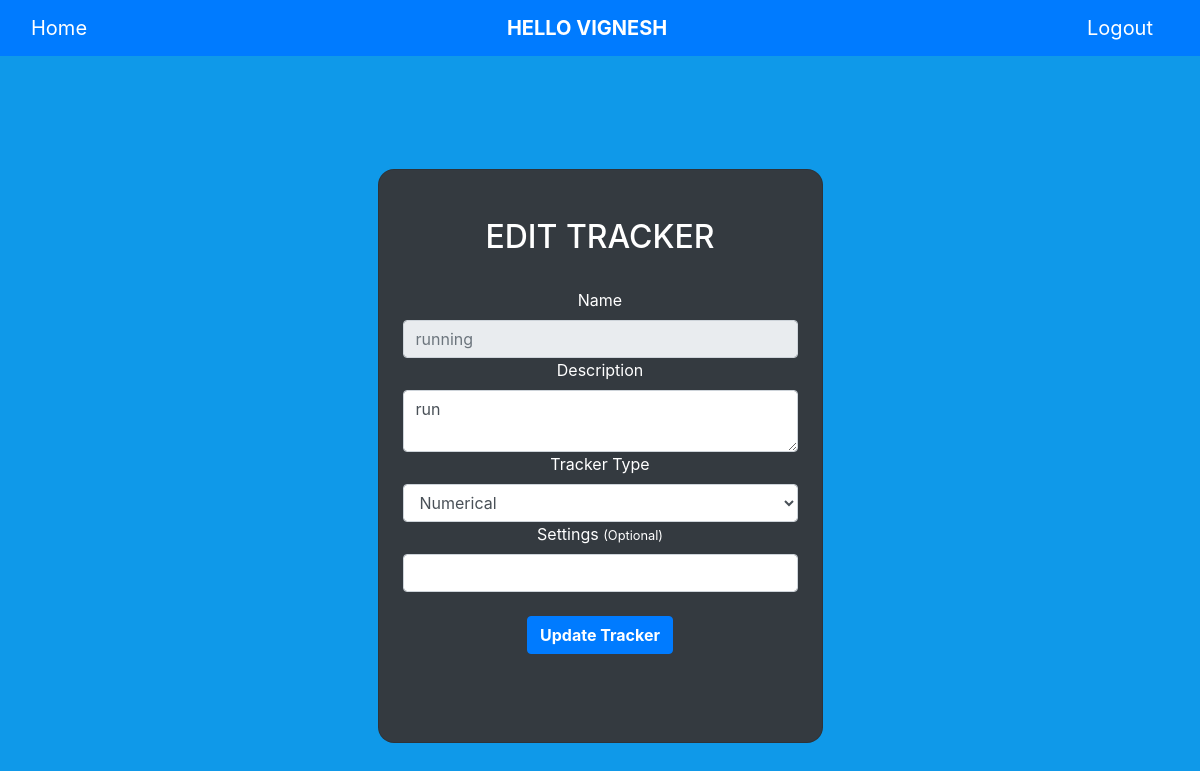
Screenshot of /edit-tracker/1 (signed in) with the database file from the repository.
### main.py (models this page shows, shortened)
class User(UserMixin, db.Model):
    id = db.Column(db.Integer, primary_key=True)
    username = db.Column(db.String(60), index=True, unique=True)
    email = db.Column(db.String(120), index=True, unique=True)
    password_hash = db.Column(db.String(128))
    trackers = db.relationship('Tracker')

class Tracker(db.Model):
    t_id = db.Column(db.Integer, primary_key=True)
    name = db.Column(db.String(60))
    description = db.Column(db.String(150))
    type = db.Column(db.String(60))
    settings = db.Column(db.String(60))
    log = db.relationship('Log')
    user_id = db.Column(db.Integer, db.ForeignKey("user.id"), nullable=False)

### main.py (the view, shortened to what this page needs)
@app.route('/edit-tracker/<int:t_id>', methods=['GET', 'POST'])
@login_required
def edit_tracker(t_id):
    tracker = Tracker.query.get(t_id)
    return render_template("edit_tracker_page.html", user=current_user, tracker=tracker)

### main.py (called while the page is built)
@login.user_loader
def load_user(id):
    return User.query.get(int(id))

### templates/edit_tracker_page.html (shortened to what this page needs)
{% extends 'base.html' %}
{% block content %}
<section class="vh-100 gradient-custom">
    <div class="container py-5 h-100">
      <div class="row d-flex justify-content-center align-items-center h-100">
        <div class="col-12 col-md-8 col-lg-6 col-xl-5">
          <div class="card bg-dark text-white" style="border-radius: 1rem;">
            <div class="card-body p-4 text-center">
              <div class="mb-md-4 mt-md-4 pb-4">
                <h2 class="fw-bold mb-2 text-uppercase">Edit Tracker</h2>
                <form method="post">
                    <div class="form-group">
                        <div>
                            <br>
                        <label for="name">Name</label>
                        <input
                            type="text"
                            class="form-control"
                            id="name"
                            name="name"
                            placeholder="{{ tracker.name }}"
                            maxlength="30"
                            disabled
                        />
                        <label for="description">Description</label>
                        <textarea
                            class="form-control"
                            id="description"
                            name="description"
                            maxlength="200"
                        >{{ tracker.description }}</textarea>
                        <label for="type">Tracker Type</label>
                                    <select id="type"  class="form-control"  name="type" required>
                                        {% if tracker.type=="Numerical" %}
                                        <option value="Numerical" selected>Numerical</option>
                                        {% else %}
                                        <option value="Numerical">Numerical</option>
                                        {% endif %}
                                    </select>
                        <label for="settings">Settings <small>(Optional)</small></label>
                        <input
                            type="text"
                            class="form-control"
                            id="settings"
                            name="settings"
                            value="{{ tracker.settings }}"
                            maxlength="80"
                        />
                        <br>
                        <button type="submit" class="btn btn-primary"><b>Update Tracker</b></button>
                        </div>
                    </div>
                </form>
            </div>
          </div>
        </div>
      </div>
    </div>
  </section>
{% endblock %}

### templates/base.html (shortened to what this page needs)
<!DOCTYPE html>
<html lang="en">
<head>
    <link
    rel="stylesheet"
    href="https://stackpath.bootstrapcdn.com/bootstrap/4.4.1/css/bootstrap.min.css"
  />
  <link
    rel="stylesheet"
    href="https://stackpath.bootstrapcdn.com/font-awesome/4.7.0/css/font-awesome.min.css"
  />
  <link href="//maxcdn.bootstrapcdn.com/bootstrap/4.1.1/css/bootstrap.min.css" rel="stylesheet" id="bootstrap-css">
</head>
<body>
  {% if not current_user.is_anonymous %}
    <nav class="navbar navbar-dark bg-primary">
      <div class="container-fluid">
        <a class="navbar-brand" href="{{ url_for('index') }}">Home</a>
        <div class="navbar-brand text-uppercase font-weight-bold">Hello {{current_user.username}}</div>
        <a class="navbar-brand" href="{{ url_for('logout') }}">Logout</a>
      </div>
    </nav>
  {% endif %}
  {% block content %}{% endblock %}
</body>
</html>

### templates/base.html (style rules this page uses)
.gradient-custom { background: #6a11cb; background: -webkit-linear-gradient(to right, rgb(15, 153, 233), rgb(15, 153, 233)); background: linear-gradient(to right, rgb(15, 153, 233), rgb(15, 153, 233)) }

### rows the page displays
User: username "VIGNESH"
Tracker: name "running", description "run", type "Numerical"
